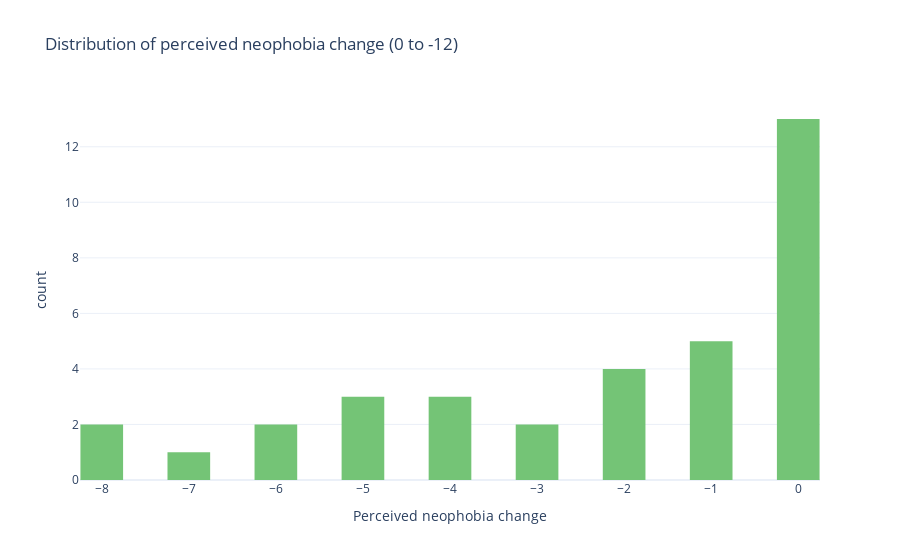

The notebook cell this image was saved under:
### Markdown cell above
## Perceived reduction in neophobia (H2 outcome)
The theoretical range is **0 (no change) to -12 (stronger perceived reduction)**.

### Code cell
df_h2_plot = df.dropna(subset=["perceived_neophobia_change"]).copy()
print("Non-missing perceived change N =", len(df_h2_plot))

fig_p = px.histogram(df_h2_plot, x="perceived_neophobia_change", nbins=20, title="Distribution of perceived neophobia change (0 to -12)", labels={"perceived_neophobia_change": "Perceived neophobia change"}, color_discrete_sequence=[px.colors.sequential.Greens[4]])
fig_p.update_layout(bargap=0.02, showlegend=False)
fig_p.show()

# Save
fig_p.write_html(images_path / "perceived_change_hist.html")
fig_p.write_image(images_path / "perceived_change_hist.png", width=800, height=500, scale=3)
print("Saved perceived_change_hist.html and .png")

### Figure 1 — Plotly figure (JSON) as saved in the notebook; plotly's stock layout.template omitted (floating-point values rounded to 4 significant figures)
{"data": [{"bingroup": "x", "hovertemplate": "Perceived neophobia change=%{x}<br>count=%{y}<extra></extra>", "legendgroup": "", "marker": {"color": "rgb(116,196,118)", "pattern": {"shape": ""}}, "name": "", "nbinsx": 20, "orientation": "v", "showlegend": false, "type": "histogram", "x": [-5.0, -6.0, -8.0, -6.0, 0.0, -1.0, -7.0, -2.0, 0.0, -2.0, -4.0, 0.0, -3.0, -5.0, -2.0, 0.0, 0.0, -1.0, -2.0, 0.0, 0.0, 0.0, -4.0, -1.0, 0.0, 0.0, 0.0, -1.0, -5.0, -4.0, -3.0, -1.0, 0.0, 0.0, -8.0], "xaxis": "x", "yaxis": "y"}], "layout": {"bargap": 0.02, "barmode": "relative", "legend": {"tracegroupgap": 0}, "showlegend": false, "title": {"text": "Distribution of perceived neophobia change (0 to -12)"}, "xaxis": {"anchor": "y", "domain": [0, 1], "title": {"text": "Perceived neophobia change"}}, "yaxis": {"anchor": "x", "domain": [0, 1], "title": {"text": "count"}}}}
